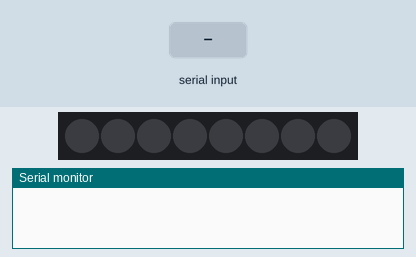
Simulated run of this sketch. Board: Arduino Uno, built with avr-gcc and run on an emulated ATmega328P. Shown: 8 RGB LEDs in strip order, left to right, the last lines printed to the serial monitor. Inputs (shaded band) come from the test bench. Dim RGB values are drawn brighter than linear; the strip is taken to match the declared colour order.

Above: at 1.2 s.
1.3 s: "1,90," received over Serial
At 4.1 s:
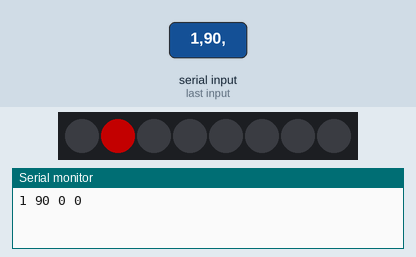
4.3 s: "1,90,45," received over Serial
At 5.7 s:
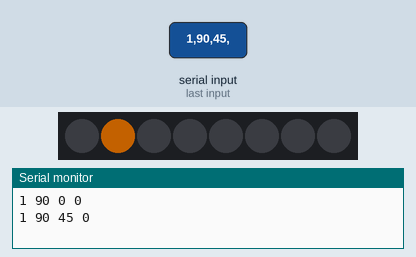
Timing chart, 0 to 7.3 s (numbered marks = the images above; inputs shaded):
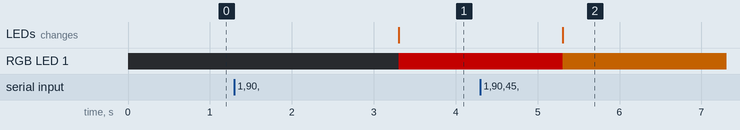

Measured:
- after the input at 1.3 s, RGB LED 1: off → RGB(90, 0, 0) after 2.0 s; the LEDs: change after 2.0 s (image 1)
- after the input at 4.3 s, RGB LED 1: RGB(90, 0, 0) → RGB(90, 45, 0) after 1.0 s; the LEDs: change after 1.0 s (image 2)

The sketch:

arduinoLedModule.ino
```cpp
#include <Adafruit_NeoPixel.h>
#ifdef __AVR__
  #include <avr/power.h>
#endif

#define PIN 9

Adafruit_NeoPixel strip = Adafruit_NeoPixel(8, PIN, NEO_RGB + NEO_KHZ800);


void setup() {
  // put your setup code here, to run once:
  Serial.begin(9600);
  strip.begin();
  strip.show();
}

void loop() {
  // put your main code here, to run repeatedly:

}

void serialEvent(){
  int val_pos, val_R, val_G, val_B;

  val_pos = Serial.readStringUntil(',').toInt(); //post 값은 LED 위치를 의미합니다
  val_R = Serial.readStringUntil(',').toInt();  //네오픽셀 원리 적용
  val_G = Serial.readStringUntil(',').toInt();
  val_B = Serial.readStringUntil('\0').toInt();

  strip.setPixelColor(val_pos, strip.Color(val_R, val_G, val_B)); //세팅해줘
  strip.show(); //네오픽셀 보여줘

  Serial.print(val_pos);
  Serial.print(' ');
  Serial.print(val_R);
  Serial.print(' ');
  Serial.print(val_G);
  Serial.print(' ');
  Serial.println(val_B);
}
```
